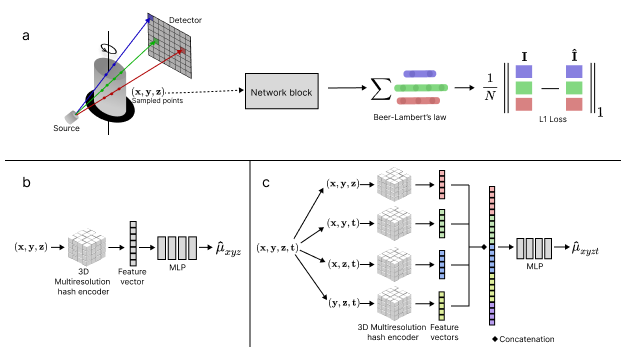
#> input picture images/pipeline.png, 622 x 347 px
$ python crop_tool.py images/pipeline.png
#> lines starting #> are read from the running program, lines starting #| are printed output that depends on the picture
#!/usr/bin/env python3
"""
Interactive tool for defining crop regions on a composite epoch image.

The composite image contains 6 sub-images arranged in a grid, separated by
white borders.  This tool lets you draw a rectangle for each panel, then
saves the 6 crops to crops.json so that plot scripts can load them without
needing to re-specify coordinates.

Usage:
    python crop_tool.py <path-to-any-epoch-image.png>

Controls:
    - Click and drag to draw a rectangle around the current panel.
    - Press Enter or Space to confirm the current selection and move to the next.
    - Press Backspace to redo the current panel.
    - Press Escape to quit without saving.
    - After all 6 panels are confirmed, crops.json is written automatically.

The output crops.json contains a list of 6 dicts:
    [{"x0": int, "y0": int, "x1": int, "y1": int}, ...]
in the order you defined them.
"""

import json
import sys
from pathlib import Path

import matplotlib.pyplot as plt
import matplotlib.patches as patches
from matplotlib.widgets import RectangleSelector
import numpy as np
from PIL import Image

CROPS_FILE = Path(__file__).parent / "crop_static_comp.json"
N_PANELS = 1
COLORS = ["#e41a1c"]


def load_image(path: str) -> np.ndarray:
#> called with path = 'images/pipeline.png'
    return np.array(Image.open(path).convert("L"), dtype=np.float32) / 255.0
#| Image size: 622 × 347 (w × h)


class CropTool:
    def __init__(self, img: np.ndarray, image_path: str):
#> called with image_path = 'images/pipeline.png'
        self.img = img
        self.image_path = image_path
        self.crops: list[dict] = []
        self.current: int = 0           # panel index being defined
        self._selection: tuple | None = None   # raw RectangleSelector coords

        self.fig, self.ax = plt.subplots(figsize=(14, 10))
        self.ax.imshow(img, cmap="gray", aspect="equal", interpolation="nearest")
        self.ax.set_title(self._title(), fontsize=12)

        # Overlay patches for already-confirmed panels
        self._patches: list[patches.Rectangle] = []

        # Status text in the lower left
        self._status = self.ax.text(
            0.01, 0.01, "", transform=self.ax.transAxes,
            fontsize=10, color="white",
            bbox=dict(boxstyle="round,pad=0.3", facecolor="black", alpha=0.6),
            verticalalignment="bottom",
        )
        self._update_status("Draw a box around panel 1, then press Enter.")

        self._selector = RectangleSelector(
            self.ax,
            self._on_select,
            useblit=True,
            button=[1],
            minspanx=5, minspany=5,
            spancoords="pixels",
            interactive=True,
            props=dict(edgecolor=COLORS[self.current], linewidth=2, fill=False),
        )

        self.fig.canvas.mpl_connect("key_press_event", self._on_key)
        plt.tight_layout()
        plt.show()
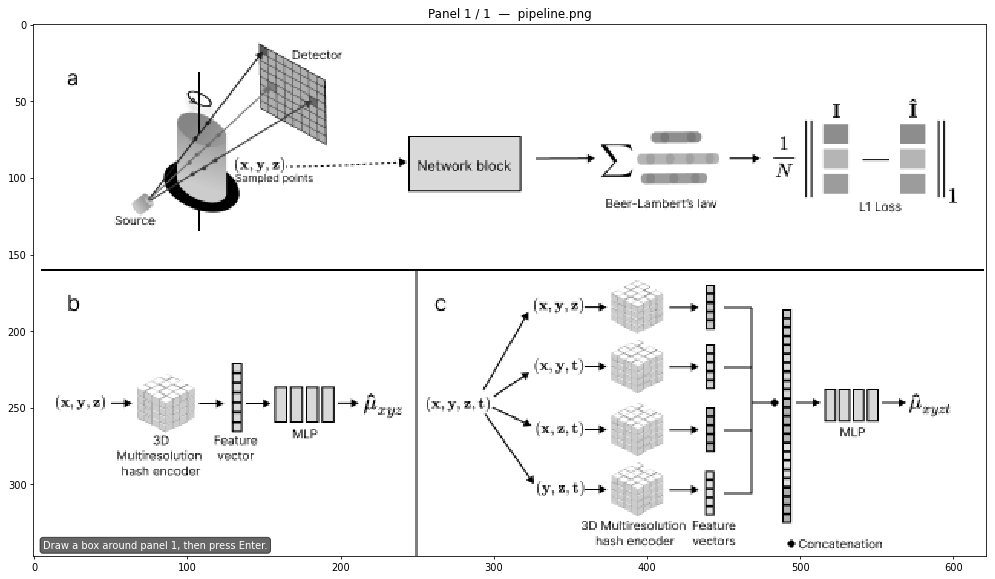
#> figure drawn by matplotlib, 1 panel

    # ── callbacks ────────────────────────────────────────────────────────────

    # [84 lines left out: functions _on_select, _on_key, _confirm, _redo, _finish, not called in this run]

    # ── helpers ──────────────────────────────────────────────────────────────

    def _title(self) -> str:
        return (
            f"Panel {self.current + 1} / {N_PANELS}  —  "
            f"{Path(self.image_path).name}"
        )

    def _update_status(self, msg: str):
        self._status.set_text(msg)
        self.fig.canvas.draw_idle()


def main():
    if len(sys.argv) < 2:
        # If crops.json already exists, show a preview and exit
        if CROPS_FILE.exists():
            with open(CROPS_FILE) as f:
                data = json.load(f)
            print(f"crops.json already exists (source: {data.get('source_image', '?')})")
            for i, c in enumerate(data["crops"]):
                print(f"  Panel {i+1}: x0={c['x0']} y0={c['y0']} x1={c['x1']} y1={c['y1']}")
            print("\nTo redefine crops, run:  python crop_tool.py <image.png>")
        else:
            print("Usage: python crop_tool.py <path-to-epoch-image.png>")
        return

    image_path = sys.argv[1]
    img = load_image(image_path)
    print(f"Image size: {img.shape[1]} × {img.shape[0]} (w × h)")
    CropTool(img, image_path)


if __name__ == "__main__":
    main()
